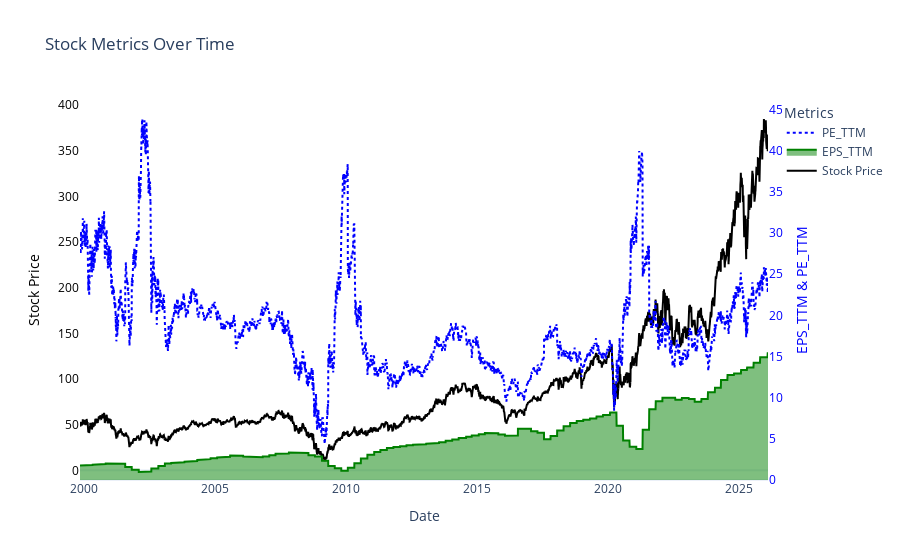

The notebook cell saved with this chart:
### Code cell
import plotly.graph_objects as go


# Create the figure
fig = go.Figure()

# Add stock_price on primary y-axis (left)
fig.add_trace(go.Scatter(
    x=stock_consolidate_df.index,
    y=stock_consolidate_df["stock_price"],
    mode='lines',
    line=dict(color='black'),
    name='Stock Price',
    yaxis="y1"
))

# Add EPS_TTM on secondary y-axis (right)
fig.add_trace(go.Scatter(
    x=stock_consolidate_df.index,
    y=stock_consolidate_df["EPS_TTM"],
    mode='lines',
    fill='tonexty',  # Shadow effect
    line=dict(color='green'),
    name='EPS_TTM',
    yaxis="y2"
))

# Add PE_TTM on secondary y-axis (right)
fig.add_trace(go.Scatter(
    x=stock_consolidate_df.index,
    y=stock_consolidate_df["PE_TTM"],
    mode='lines',
    line=dict(color='blue', dash='dot'),
    name='PE_TTM',
    yaxis="y2"
))

# Update layout to remove grid and configure dual y-axes
fig.update_layout(
    title="Stock Metrics Over Time",
    xaxis=dict(title="Date", showgrid=False),
    yaxis=dict(
        title="Stock Price",
        showgrid=False,
        titlefont=dict(color="black"),
        tickfont=dict(color="black")
    ),
    yaxis2=dict(
        title="EPS_TTM & PE_TTM",
        overlaying="y",  # Overlay with y1
        side="right",
        showgrid=False,
        titlefont=dict(color="blue"),
        tickfont=dict(color="blue")
    ),
    legend_title="Metrics",
    template="plotly_white",
    plot_bgcolor='white'  # Background color
)

# Show the plot
fig.show()

### Figure 1 — Plotly figure (JSON) as saved in the notebook; plotly's stock layout.template omitted (floating-point values rounded to 4 significant figures; data arrays with more than 128 entries replaced by an {"elided": "..."} marker saying what was removed)
{"data": [{"line": {"color": "black"}, "mode": "lines", "name": "Stock Price", "type": "scatter", "x": {"elided": "6607 str values"}, "y": {"elided": "6607 float values"}, "yaxis": "y"}, {"fill": "tonexty", "line": {"color": "green"}, "mode": "lines", "name": "EPS_TTM", "type": "scatter", "x": {"elided": "6607 str values"}, "y": {"elided": "6607 float values"}, "yaxis": "y2"}, {"line": {"color": "blue", "dash": "dot"}, "mode": "lines", "name": "PE_TTM", "type": "scatter", "x": {"elided": "6607 str values"}, "y": {"elided": "6607 float values"}, "yaxis": "y2"}], "layout": {"legend": {"title": {"text": "Metrics"}}, "plot_bgcolor": "white", "title": {"text": "Stock Metrics Over Time"}, "xaxis": {"showgrid": false, "title": {"text": "Date"}}, "yaxis": {"showgrid": false, "tickfont": {"color": "black"}, "title": {"font": {"color": "black"}, "text": "Stock Price"}}, "yaxis2": {"overlaying": "y", "showgrid": false, "side": "right", "tickfont": {"color": "blue"}, "title": {"font": {"color": "blue"}, "text": "EPS_TTM & PE_TTM"}}}}
